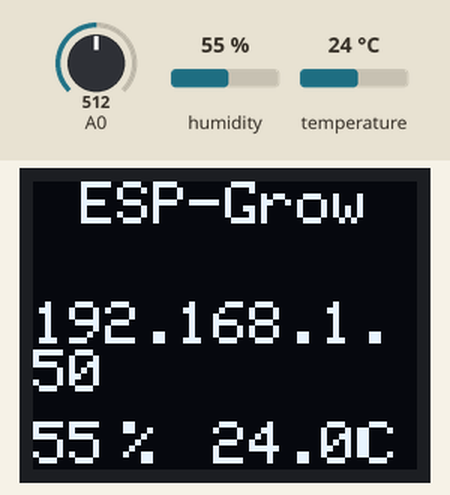
A sketch run on a simulated ESP8266 (NodeMCU). Parts: 64×48 one-colour display. Inputs (shaded band) come from the test bench; at power-on: temperature 24 °C, A0 = 512, humidity 55 %. WiFi joins after 1.5 s; servers stay silent unless stated; the display library's start-up logo is not drawn; what the sketch prints to the serial monitor is not drawn.

Above: at 5.8 s.
5.9 s: temperature set to 12 °C
At 8.8 s:
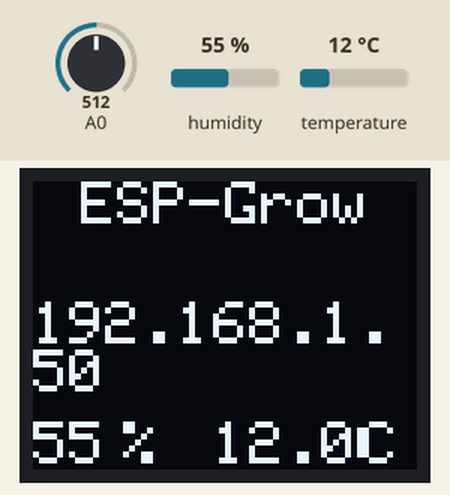
9.1 s: A0 set to 716
At 10.5 s:
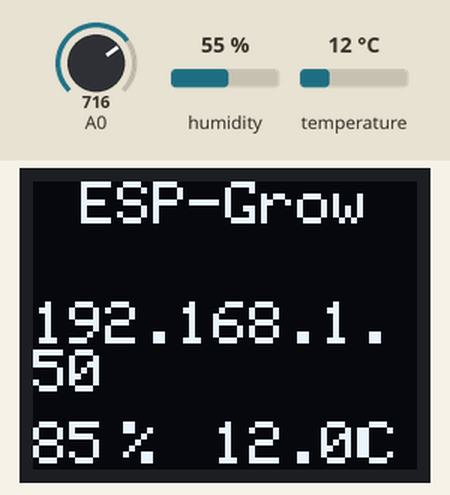
10.8 s: temperature set to 19 °C
At 13.1 s:
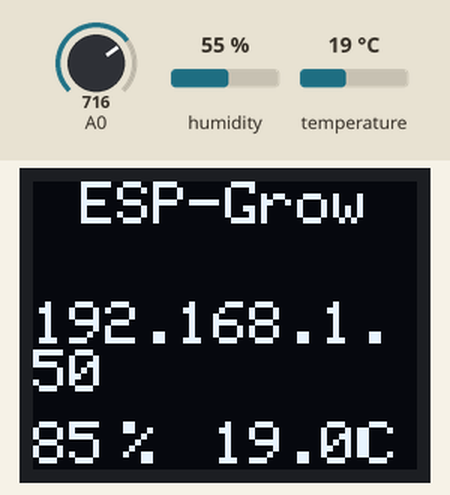
13.9 s: A0 set to 900
At 14.5 s:
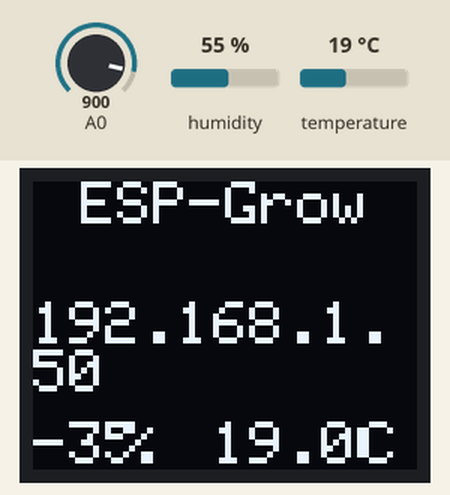
15.4 s: temperature set to 28 °C
At 18.5 s:
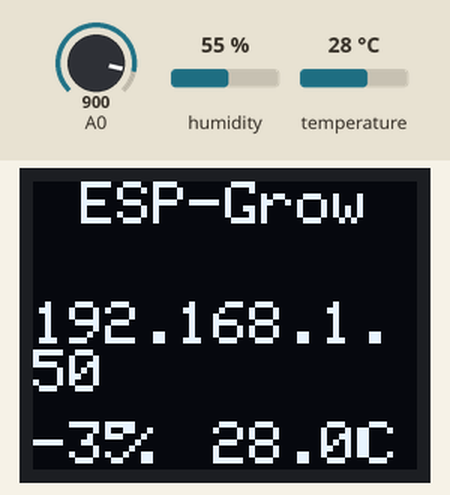
18.8 s: A0 set to 1010
At 19.3 s:
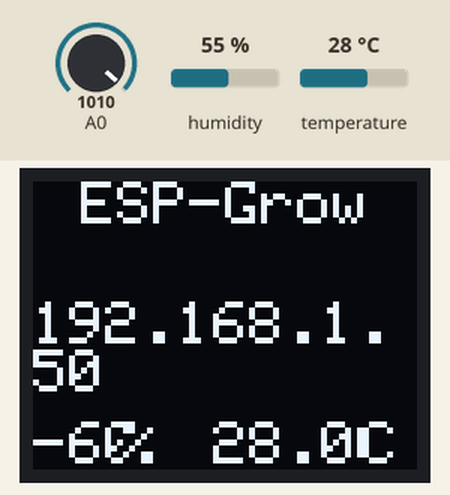
Timing chart, 0 to 21.5 s (numbered marks = the images above; inputs shaded):
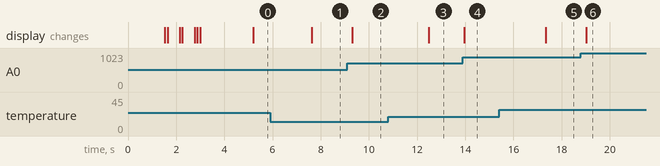

The sketch:

ESP_GROW_02172019.ino.ino
```cpp
/*ESP-Grow
By Kyle Rodrigues
Date: 02172019

DHT22 - D4
Screen - micro OLED - normal works too
soil capacitive sensor A0

Changes: title change to esp-grow
-oled delays changed from 1000 to 100
-DHT if statement >1000 from >2000
-map function applied to moisture
*/

//****Include Statements******
#include <ESP8266WiFi.h>
#include <WiFiClient.h>
#include <ESP8266WebServer.h>
#include <ESP8266mDNS.h>

#include <Wire.h>  // Include Wire if you're using I2C
#include <SFE_MicroOLED.h>  // Include the SFE_MicroOLED library

#include "DHT.h"
#define DHTPIN 2     // what digital pin the DHT22 is conected to
#define DHTTYPE DHT22   // there are multiple kinds of DHT sensors
DHT dht(DHTPIN, DHTTYPE);
int timeSinceLastRead = 0;

const char* ssid = "Pretty Fly For A Wifi-2.4";
const char* password = "supercarbon";

ESP8266WebServer server(80);

#define PIN_RESET 1  // Wemo SCL
MicroOLED oled(PIN_RESET, 0x3C);    // I2C declaration


void handleRoot() {
	server.send(200, "text/bold", "ESP-Grow");
}

void handleNotFound() {
	String message = "File Not Found\n\n";
	message += "URI: ";
	message += server.uri();
	message += "\nMethod: ";
	message += (server.method() == HTTP_GET) ? "GET" : "POST";
	message += "\nArguments: ";
	message += server.args();
	message += "\n";
	for (uint8_t i = 0; i < server.args(); i++) {
		message += " " + server.argName(i) + ": " + server.arg(i) + "\n";
	}
	server.send(404, "text/plain", message);
}

void setup(void) {
	Serial.begin(115200);
	Serial.println("Running OLED");
	oled.begin();    // Initialize the OLED
	oled.clear(ALL); // Clear the display's internal memory
	oled.display();  // Display what's in the buffer (splashscreen)
	delay(1000);     // Delay 1000 ms
	oled.clear(PAGE); // Clear the buffer.

	Serial.println("Running DHT!");

	Serial.println("Running Wifi!");
	WiFi.mode(WIFI_STA);
	WiFi.begin(ssid, password);
	Serial.println("");


	// Wait for connection
	while (WiFi.status() != WL_CONNECTED) {
		delay(500);
		Serial.print(".");
		oled.setFontType(0);  // Set font to type 1
		oled.clear(PAGE);     // Clear the page
		oled.setCursor(8, 0); // Set cursor to top-left
		// Print can be used to print a string to the screen:
		oled.print("ESP-Grow");
		oled.display();       // Refresh the display
		delay(100);          // Delay a second and repeat
		oled.setCursor(0, 20);
		oled.print("Get WIFI");
		oled.display();
	}
	Serial.println("");
	Serial.print("Connected to ");
	Serial.println(ssid);
	Serial.print("IP address: ");
	Serial.println(WiFi.localIP());

	oled.setCursor(0, 20);
	oled.print(WiFi.localIP());
	oled.display();
	delay(100);

	if (MDNS.begin("esp8266")) {
		Serial.println("MDNS responder started");
	}

	server.on("/", handleRoot);

	server.on("/inline", []() {
		server.send(200, "text/plain", "this works as well");
	});

	server.onNotFound(handleNotFound);

	server.begin();
	Serial.println("HTTP server started");

}

void loop(void) {

	moist();
	DHT22Sens();
	server.handleClient();
	delay(100);

}


void moist() {
	int mositsens = map(analogRead(0),320,750,100,0);
	Serial.println(mositsens);
	oled.setCursor(0, 40);
	oled.print(mositsens);
  oled.setCursor(15, 40);
  oled.print("%");
	oled.display();
	delay(100);
	timeSinceLastRead += 100;
}

void DHT22Sens() {

	if (timeSinceLastRead > 1000) {
		// Reading temperature or humidity takes about 250 milliseconds!
		// Sensor readings may also be up to 2 seconds 'old' (its a very slow sensor)
		float h = dht.readHumidity();
		// Read temperature as Celsius (the default)
		float t = dht.readTemperature();

		// Check if any reads failed and exit early (to try again).
		if (isnan(h) || isnan(t)) {
			Serial.println("Failed to read from DHT sensor!");
			timeSinceLastRead = 0;
			return;
		}
		float hic = dht.computeHeatIndex(t, h, false);

		Serial.print("Humidity: ");
		Serial.print(h);
		Serial.print(" %\t");
		Serial.print("Temperature: ");
		Serial.print(t);
		Serial.print(" *C ");
		Serial.print("Heat index: ");
		Serial.print(hic);
		Serial.print(" *C ");

		oled.setCursor(30, 40);
		oled.print(t);
    oled.setCursor(55, 40);
    oled.print("C");
		oled.display();
		delay(100);          // Delay a second and repeat
		oled.display();

		timeSinceLastRead = 0;
	}
}

void webupdate(){


}
```

Measured:
- after the input at 5.9 s, the display: changes after 1.7 s (image 1)
- after the input at 9.1 s, the display: changes after 0.21 s (image 2)
- after the input at 10.8 s, the display: changes after 1.7 s (image 3)
- after the input at 13.9 s, the display: changes after 0.06 s (image 4)
- after the input at 15.4 s, the display: changes after 1.9 s (image 5)
- after the input at 18.8 s, the display: changes after 0.22 s (image 6)
